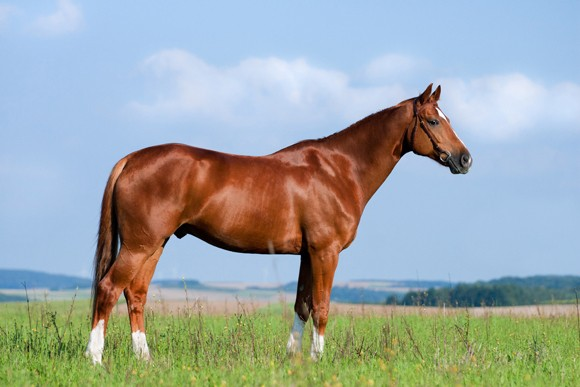
//> input picture DiscreteFourierTransfrom_DFT/cheval.jpg, 580 x 387 px
$ ./main   (built with g++ and OpenCV 4)
//> lines starting //> are read from the running program, lines starting //| are printed output that depends on the picture
#include <stdio.h>
#include <stdint.h>
#include <opencv2/opencv.hpp>
using namespace cv;

void takeDFT(Mat &source, Mat& destination){
    Mat originalComplex[2] = {source, Mat::zeros(source.size(), CV_32F)};

    Mat dftReady;

    merge(originalComplex, 2, dftReady);

    Mat dftOfOriginal;

    dft(dftReady, dftOfOriginal, DFT_COMPLEX_OUTPUT);

    destination = dftOfOriginal;

}

void recenterDFT(Mat& source){
    int centerX = source.cols/2;
    int centerY = source.rows/2;

    Mat q1(source, Rect(0,0, centerX, centerY));
    Mat q2(source, Rect(centerX,0, centerX, centerY));
    Mat q3(source, Rect(0,centerY, centerX, centerY));
    Mat q4(source, Rect(centerX, centerY, centerX, centerY));

    Mat swapMap;

    q1.copyTo(swapMap);
    q4.copyTo(q1);
    swapMap.copyTo(q4);

    q2.copyTo(swapMap);
    q3.copyTo(q2);
    swapMap.copyTo(q3);


}

void showDFT(Mat& source){
    Mat splitArray[2] = {Mat::zeros(source.size(), CV_32F), Mat::zeros(source.size(), CV_32F)};

    split(source, splitArray);

    Mat dftMagnitude;

    magnitude(splitArray[0], splitArray[1], dftMagnitude);

    dftMagnitude += Scalar::all(1);

    log(dftMagnitude, dftMagnitude);

    normalize(dftMagnitude, dftMagnitude, 0, 1, CV_MINMAX);
    recenterDFT(dftMagnitude);
    imshow("DFT", dftMagnitude);
    waitKey();
}

void invertDFT(Mat& source, Mat& destination){
	Mat inverse;
	dft(source, inverse, DFT_INVERSE | DFT_REAL_OUTPUT | DFT_SCALE);
	destination = inverse;
}

int main(int argc, char** argv )
{
    Mat original = imread( "cheval.jpg", CV_LOAD_IMAGE_GRAYSCALE );
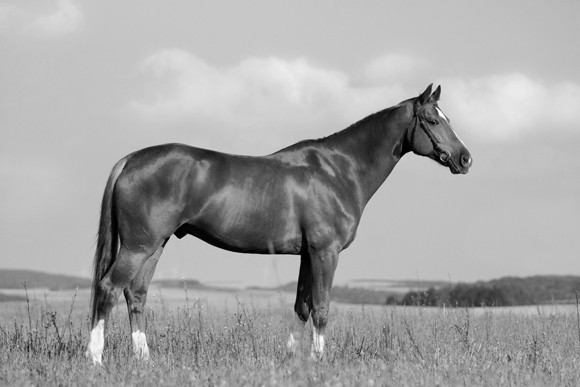
//> original: 387 rows x 580 cols, CV_8UC1; min 0, max 255, mean 164.1

    Mat originalFloat;

    original.convertTo(originalFloat, CV_32FC1, 1.0/255.0);

    Mat dftOfOriginal;

    takeDFT(originalFloat, dftOfOriginal);
//> in takeDFT, `Mat originalComplex[2] = {source, Mat::zeros(source.size(), CV_32F)};`: originalComplex[1]: 387 rows x 580 cols, CV_32FC1; every value is 0
    showDFT(dftOfOriginal);
//> in showDFT, `normalize(dftMagnitude, dftMagnitude, 0, 1, CV_MINMAX);`:
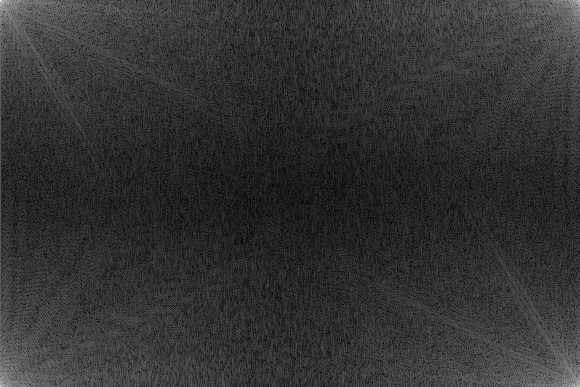
//> dftMagnitude: 387 rows x 580 cols, CV_32FC1; min 0, max 1, mean 0.199
//> in recenterDFT, `Mat q1(source, Rect(0,0, centerX, centerY));`:
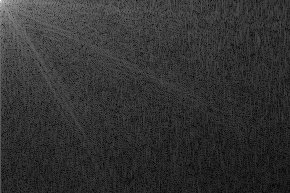
//> q1: 193 rows x 290 cols, CV_32FC1; min 0.000618, max 1, mean 0.2
//> in recenterDFT, `Mat q2(source, Rect(centerX,0, centerX, centerY));`:
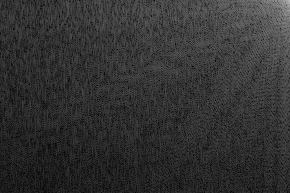
//> q2: 193 rows x 290 cols, CV_32FC1; min 2.57e-07, max 0.733, mean 0.199
//> in recenterDFT, `Mat q3(source, Rect(0,centerY, centerX, centerY));`:
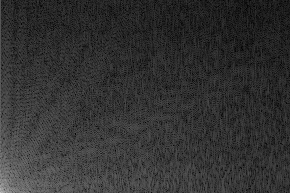
//> q3: 193 rows x 290 cols, CV_32FC1; min 0, max 0.753, mean 0.199
//> in recenterDFT, `Mat q4(source, Rect(centerX, centerY, centerX, centerY));`:
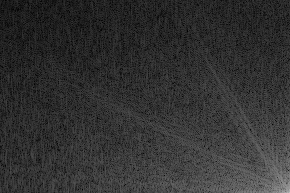
//> q4: 193 rows x 290 cols, CV_32FC1; min 0.000618, max 0.756, mean 0.197
//> in recenterDFT, `swapMap.copyTo(q3);`:
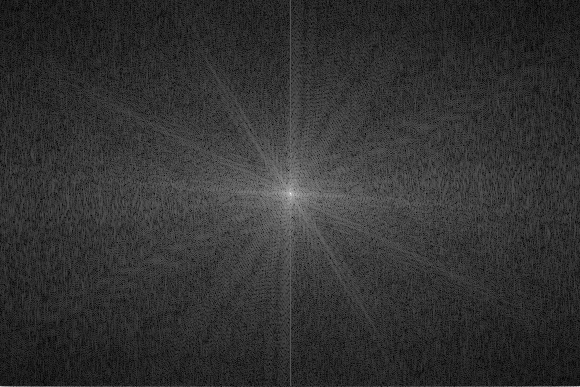
//> source: 387 rows x 580 cols, CV_32FC1; min 0, max 1, mean 0.199

    Mat invertedDFT;

    invertDFT(dftOfOriginal, invertedDFT);
    imshow("invertedDFT Result", invertedDFT);
    waitKey();
    return 0;
}
